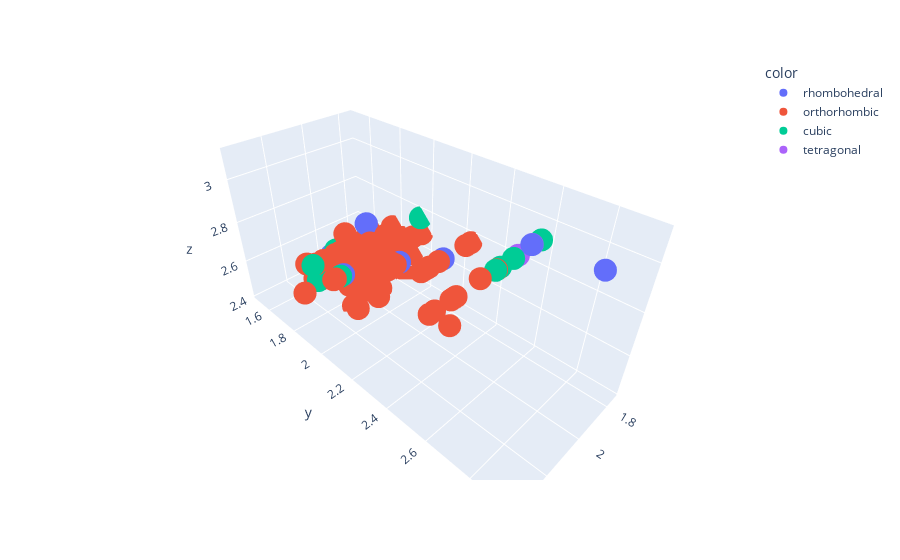

The notebook cell this image was saved under:
### Code cell
import plotly.express as px
fig = px.scatter_3d(x=exp_true['Bond length of B'], y=exp_true['New Tolerance Factor'],z=exp_true['Bond length of A'],color=true_categorical['Lowest distortion'])
fig.show()

### Figure 1 — Plotly figure (JSON) as saved in the notebook; plotly's stock layout.template omitted (floating-point values rounded to 4 significant figures; data arrays with more than 128 entries replaced by an {"elided": "..."} marker saying what was removed)
{"data": [{"hovertemplate": "color=rhombohedral<br>x=%{x}<br>y=%{y}<br>z=%{z}<extra></extra>", "legendgroup": "rhombohedral", "marker": {"color": "#636efa", "symbol": "circle"}, "mode": "markers", "name": "rhombohedral", "scene": "scene", "showlegend": true, "type": "scatter3d", "x": [1.955, 1.957, 1.975, 1.957, 2.209, 1.955, 2.048, 1.928], "y": [1.813, 1.813, 2.044, 2.645, 1.962, 1.512, 2.926, 2.248], "z": [2.761, 2.761, 2.676, 3.026, 2.689, 2.453, 3.112, 2.768]}, {"hovertemplate": "color=orthorhombic<br>x=%{x}<br>y=%{y}<br>z=%{z}<extra></extra>", "legendgroup": "orthorhombic", "marker": {"color": "#EF553B", "symbol": "circle"}, "mode": "markers", "name": "orthorhombic", "scene": "scene", "showlegend": true, "type": "scatter3d", "x": {"elided": "155 float values"}, "y": {"elided": "155 float values"}, "z": {"elided": "155 float values"}}, {"hovertemplate": "color=cubic<br>x=%{x}<br>y=%{y}<br>z=%{z}<extra></extra>", "legendgroup": "cubic", "marker": {"color": "#00cc96", "symbol": "circle"}, "mode": "markers", "name": "cubic", "scene": "scene", "showlegend": true, "type": "scatter3d", "x": [2.027, 1.789, 1.955, 2.052, 2.044, 2.224, 2.001, 2.001, 2.001, 2.075, 2.224, 1.746, 2.224, 2.001], "y": [2.584, 2.584, 2.584, 2.584, 2.584, 1.791, 1.898, 1.728, 1.736, 1.736, 1.962, 1.943, 1.765, 1.623], "z": [2.943, 2.943, 2.943, 2.943, 2.943, 2.578, 2.551, 2.536, 2.546, 2.546, 2.689, 2.76, 2.645, 2.557]}, {"hovertemplate": "color=tetragonal<br>x=%{x}<br>y=%{y}<br>z=%{z}<extra></extra>", "legendgroup": "tetragonal", "marker": {"color": "#ab63fa", "symbol": "circle"}, "mode": "markers", "name": "tetragonal", "scene": "scene", "showlegend": true, "type": "scatter3d", "x": [1.928, 1.955, 1.928], "y": [2.584, 2.645, 1.888], "z": [2.943, 3.026, 2.66]}], "layout": {"legend": {"title": {"text": "color"}, "tracegroupgap": 0}, "margin": {"t": 60}, "scene": {"domain": {"x": [0, 1], "y": [0, 1]}, "xaxis": {"title": {"text": "x"}}, "yaxis": {"title": {"text": "y"}}, "zaxis": {"title": {"text": "z"}}}}}
